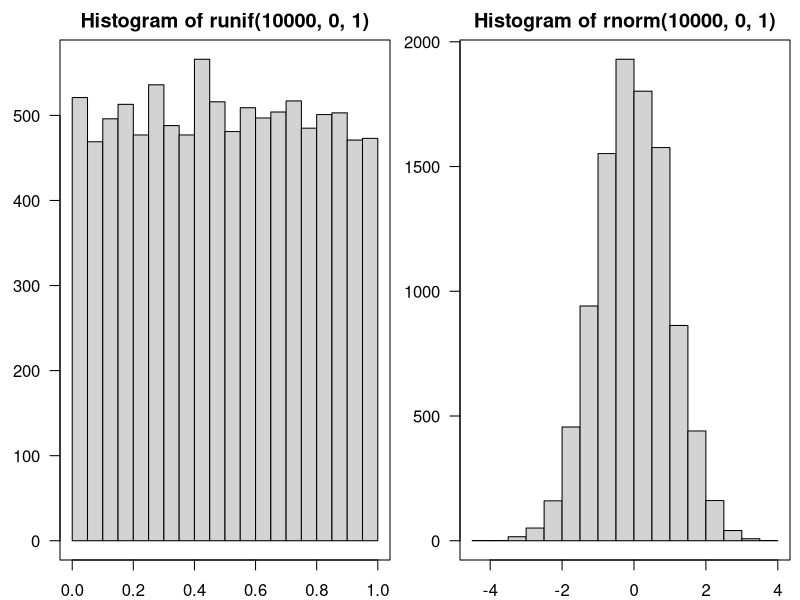
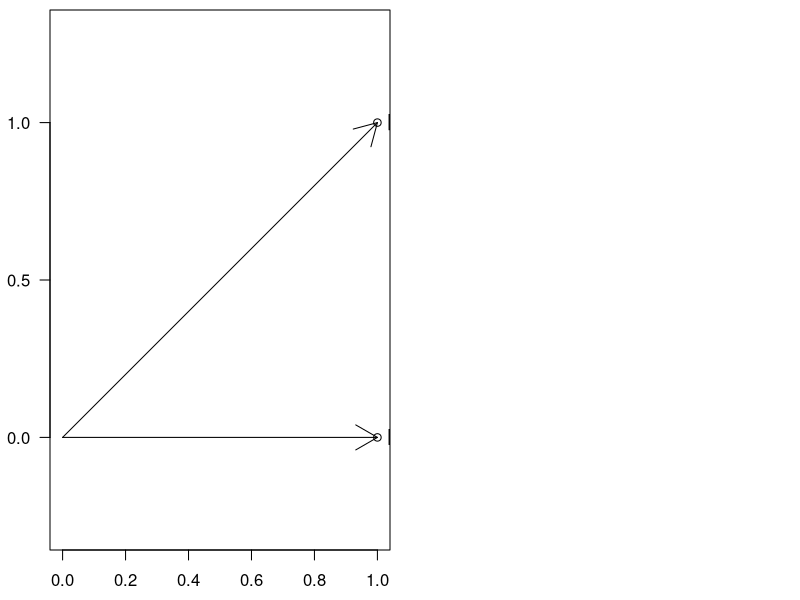

Recreate these plots in R, in order.
## ---- chunk 1
x <- c(1.5, 3.5, 2.3,-6.5)
y <- c(2.9, 8.2,-0.1, 0.8)
## ---- chunk 2
s <- 0
n <- length(x)
for (i in 1:n)
    s <- s + (x[i]-y[i])^2
sqrt(s/n)
## ---- chunk 3
sqrt(mean((x-y)^2))
## ---- chunk 4
library("microbenchmark")
n <- 10000
x <- runif(n) # n random numbers in [0,1]
y <- runif(n)
print(microbenchmark(
    t1={
        # "iterative" style
        s <- 0
        n <- length(x)
        for (i in 1:n)
            s <- s + (x[i]-y[i])^2
        sqrt(s/n)
    },
    t2={
        # "vectorised" style
        sqrt(mean((x-y)^2))
    }
), signif=3, unit='relative')
## ---- chunk 5
c(1, 2, 3)
c(1, 2, 3, c(4, 5), c(6, c(7, 8)))
## ---- chunk 6
x <- c(1, 2, 3) # doesn't print anything
print(x)
## ---- chunk 7
(x <- c(1, 2, 3))
## ---- chunk 8
mode(x)
class(x)
## ---- chunk 9
length(x)
## ---- chunk 10
seq(1, 9, 2)
## ---- chunk 11
seq(from=1, to=9, by=2)
## ---- chunk 12
seq(0, 1, length.out=5)
## ---- chunk 13
seq(0, 1, len=5)
## ---- chunk 14
1:10     # from:to (inclusive)
-1:-10
## ---- chunk 15
rep(1, 5)
rep(1:3, 4)
rep(1:3, c(2, 4, 3))
rep(1:3, each=4)
## ---- chunk 16
runif(5, 0, 1)
## ---- chunk 17
set.seed(123)
runif(5, 0, 1) # a,b,c,d,e
runif(5, 0, 1) # f,g,h,i,j
set.seed(123)
runif(5, 0, 1) # a,b,c,d,e again!
## ---- chunk 18
par(mar=c(2, 3, 2, 0.5))
par(mfrow=c(1, 2)) # align plots in one row and two columns
hist(runif(10000, 0, 1), las=1); box()
hist(rnorm(10000, 0, 1), las=1); box()
## ---- chunk 19
set.seed(123)
sample(1:10, 8, replace=TRUE) # with replacement
sample(1:10, 8, replace=FALSE) # without replacement
## ---- chunk 20
0.5 * c(1, 10, 100)
10 + 1:5
seq(0, 10, by=2)/10
## ---- chunk 21
-seq(0, 1, length.out=5)
## ---- chunk 22
(0:5)^2 # synonym: (1:5)**2
2^(0:5)
## ---- chunk 23
x <- c(1,  2,   3,    4)
y <- c(1, 10, 100, 1000)
x+y
x-y
## ---- chunk 24
x*y
x/y
y^x
## ---- chunk 25
rep(1:3, length.out=12) # recycle 1,2,3 to get 12 values
## ---- chunk 26
1:6 * c(1)
1:6 * c(1,10)
1:6 * c(1,10,100)
1:6 * c(1,10,100,1000)
## ---- chunk 27
sqrt(1:9)
## ---- chunk 28
z <- c(1, 2)
sqrt(sum(z^2)) # or norm(z, "2"); Euclidean
sum(abs(z))    # Manhattan
max(abs(z))    # Chebyshev
## ---- chunk 29
u <- c(1, 0)
v <- c(1, 1)
sqrt(sum((u-v)^2))
## ---- chunk 30
u <- c(1, 0)
v <- c(1, 1)
sum(u*v)
## ---- chunk 31
par(mar=c(2.5,2.5,0.5,0.5))
plot(rbind(u,v), xlim=c(0,1), ylim=c(0,1), las=1, ann=FALSE, asp=1)
arrows(0, 0, u[1], u[2])
arrows(0, 0, v[1], v[2])
text(u[1], u[2], sprintf("[%d,%d]", u[1], u[2]), pos=4)
text(v[1], v[2], sprintf("[%d,%d]", v[1], v[2]), pos=4)
## ---- chunk 32
(len_u <- sqrt(sum(u^2))) # length == Euclidean norm
(len_v <- sqrt(sum(v^2)))
(cos_angle_uv <- (sum(u*v)/(len_u*len_v))) # cosine of the angle
acos(cos_angle_uv)*180/pi # angle in degs
## ---- chunk 33
x <- c(1, 2, NA, 4, 5)
## ---- chunk 34
x + 11:15
mean(x)
## ---- chunk 35
mean(na.omit(x)) # mean of non-missing values
## ---- chunk 36
log(0)
10^1000 # too large
## ---- chunk 37
sqrt(-1)
log(-1)
Inf-Inf
## ---- chunk 38
c(TRUE, FALSE, TRUE, NA, FALSE, FALSE, TRUE)
(x <- rep(c(TRUE, FALSE, NA), 2))
mode(x)
class(x)
length(x)
## ---- chunk 39
TRUE & TRUE
TRUE & c(TRUE, FALSE)
c(FALSE, FALSE, TRUE, TRUE) | c(TRUE, FALSE, TRUE, FALSE)
## ---- chunk 40
!c(TRUE, FALSE)
## ---- chunk 41
u <- c(TRUE, FALSE, NA)
v <- c(TRUE, TRUE, TRUE, FALSE, FALSE, FALSE, NA, NA, NA)
u & v # elementwise AND (conjunction)
u | v # elementwise OR  (disjunction)
!u    # elementwise NOT (negation)
## ---- chunk 42
3 < 1:5 # c(3, 3, 3, 3, 3) < c(1, 2, 3, 4, 5)
1:2 == 1:4 # c(1,2,1,2) == c(1,2,3,4)
z <- c(0, 3, -1, 1, 0.5)
(z >= 0) & (z <= 1)
## ---- chunk 43
z <- 1:10
all(z >= 5) # are all values TRUE?
any(z >= 5) # is there any value TRUE?
## ---- chunk 44
sum(z >= 5) # how many TRUE values are there?
mean(z >= 5) # what is the proportion of TRUE values?
## ---- chunk 45
as.numeric(c(FALSE, TRUE))
## ---- chunk 46
z >= 5
as.numeric(z >= 5)
sum(as.numeric(z >= 5)) # the same as sum(z >= 5)
## ---- chunk 47
(x <- "a string")
mode(x)
class(x)
length(x)
rep(c("aaa", 'bb', "c"), 2)
## ---- chunk 48
paste(c("a", "b", "c"), c("1", "2", "3"))
paste(c("a", "b", "c"), c("1", "2", "3"), sep="")
## ---- chunk 49
paste(c("a", "b", "c"), 1:3) # the same as as.character(1:3)
paste(c("a", "b", "c"), 1:6) # recycling
paste(c("a", "b", "c"), 1:6, c("!", "?"))
## ---- chunk 50
paste(c("a", "b", "c", "d"), collapse="")
paste(c("a", "b", "c", "d"), collapse=",")
## ---- chunk 51
(x <- seq(10, 100, 10))
x[1]         # the first element
x[length(x)] # the last element
## ---- chunk 52
x[1:3] # the first three
x[c(1, length(x))] # the first and the last
## ---- chunk 53
y <- c(50, 30, 10, 20, 40)
(o <- order(y))
## ---- chunk 54
y[o[1]]
y[o[length(y)]]
## ---- chunk 55
y[o] # see also sort(y)
## ---- chunk 56
y[order(y, decreasing=TRUE)[1:3]]
## ---- chunk 57
x[-1] # all but the first
x[-(1:3)]
x[-c(1:3, 5, 8)]
## ---- chunk 58
x[c(TRUE, FALSE, FALSE, FALSE, TRUE, FALSE, TRUE, TRUE, FALSE)]
## ---- chunk 59
x>50
x[x>50] # select elements in x that are greater than 50
x[x<30 | x>70]
## ---- chunk 60
x[-1] <- 10000
x
x[-(1:7)] <- c(1, 2, 3)
x
## ---- chunk 61
x <- c(20, 40, 99, 30, 10)
names(x) <- c("a", "b", "c", "d", "e")
x # a named vector
## ---- chunk 62
c(a=1, b=2, c=3)
structure(1:3, names=c("a", "b", "c"))
## ---- chunk 63
summary(x) # NAMED vector, we don't want this here yet
## ---- chunk 64
sum(x)
x[x>3]
## ---- chunk 65
unname(x)
as.numeric(x) # we need to know the type of x though
## ---- chunk 66
x[c("a", "d", "b")]
summary(x)[c("Median", "Mean")]
